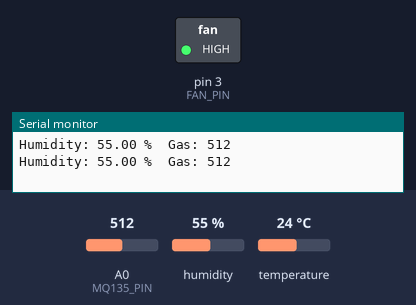
This sketch was run on a simulated Arduino Uno, built with avr-gcc and run on an emulated ATmega328P. Shown: switched loads named in the sketch (green lamp = pin HIGH), the last lines printed to the serial monitor. The test bench sets the inputs (shaded band); at power-on: A0 (MQ135_PIN) = 512, humidity 55 %, temperature 24 °C.

Above: at 1.8 s.
1.9 s: A0 (MQ135_PIN) set to 308
3.4 s: A0 (MQ135_PIN) set to 292
At 4.6 s:
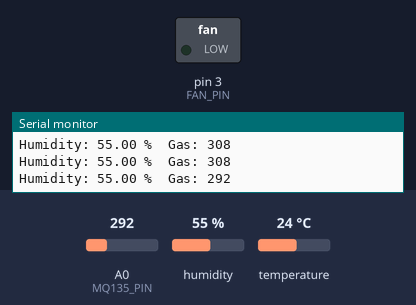
5.5 s: A0 (MQ135_PIN) set to 306
At 7.0 s:
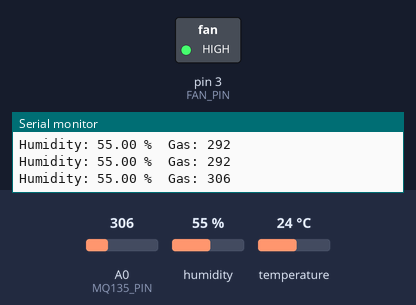
7.5 s: A0 (MQ135_PIN) set to 290
At 9.5 s:
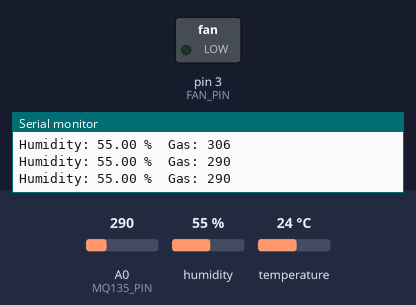
Timing chart, 0 to 10.6 s (numbered marks = the images above; inputs shaded):
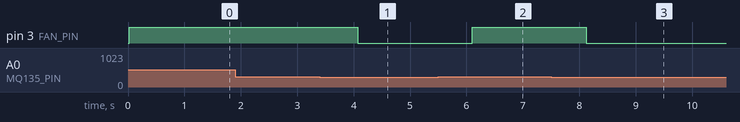

Measured:
- the behaviour switches between 301 and 300 on A0 (MQ135_PIN) (found by bisection; images 0 and 1)
- after the input at 3.4 s, pin 3 (FAN_PIN): HIGH → LOW after 0.67 s
- after the input at 5.5 s, pin 3 (FAN_PIN): LOW → HIGH after 0.60 s
- after the input at 7.5 s, pin 3 (FAN_PIN): HIGH → LOW after 0.62 s

The sketch:

SmartBathroomExhaustSystem.ino
```cpp
#include <DHT.h>

// DHT Sensor
#define DHTPIN 2     // Digital pin connected to the DHT sensor
#define DHTTYPE DHT11   // DHT 11
DHT dht(DHTPIN, DHTTYPE);

// MQ-135 Gas Sensor
const int MQ135_PIN = A0;

// Exhaust Fan
const int FAN_PIN = 3;

// Thresholds
const float HUMIDITY_THRESHOLD = 60.0; // percentage
const int GAS_THRESHOLD = 300; // change based on calibration

void setup() {
  pinMode(FAN_PIN, OUTPUT);
  digitalWrite(FAN_PIN, LOW);
  dht.begin();
  Serial.begin(9600);
}

void loop() {
  // Read humidity
  float humidity = dht.readHumidity();

  // Read gas sensor
  int gasValue = analogRead(MQ135_PIN);

  // Check if conditions are met to turn on the fan
  if (humidity > HUMIDITY_THRESHOLD || gasValue > GAS_THRESHOLD) {
    digitalWrite(FAN_PIN, HIGH);
  } else {
    digitalWrite(FAN_PIN, LOW);
  }

  // Print the readings for debugging
  Serial.print("Humidity: ");
  Serial.print(humidity);
  Serial.print(" %\t");
  Serial.print("Gas: ");
  Serial.println(gasValue);

  delay(1000); // Delay for stability
}
// 130220241942
```
